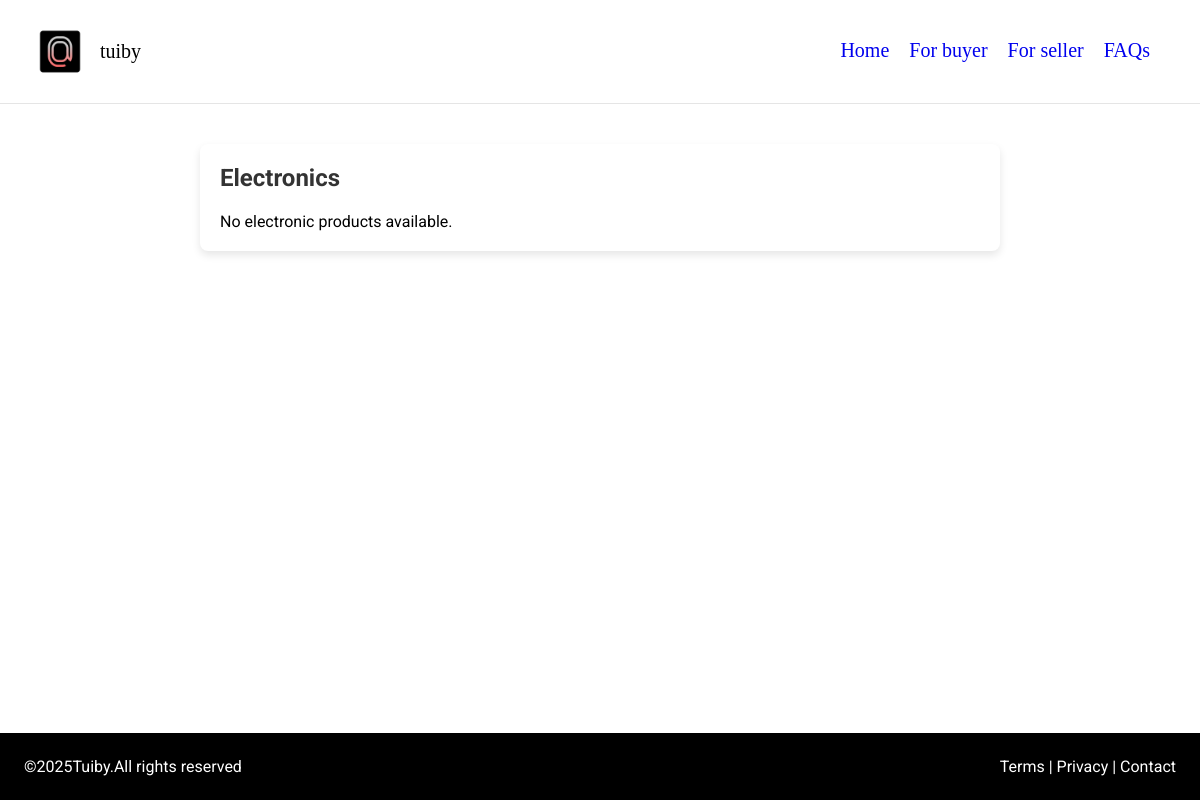
Before: /electronics-product-list/ (signed in) with the older database file.
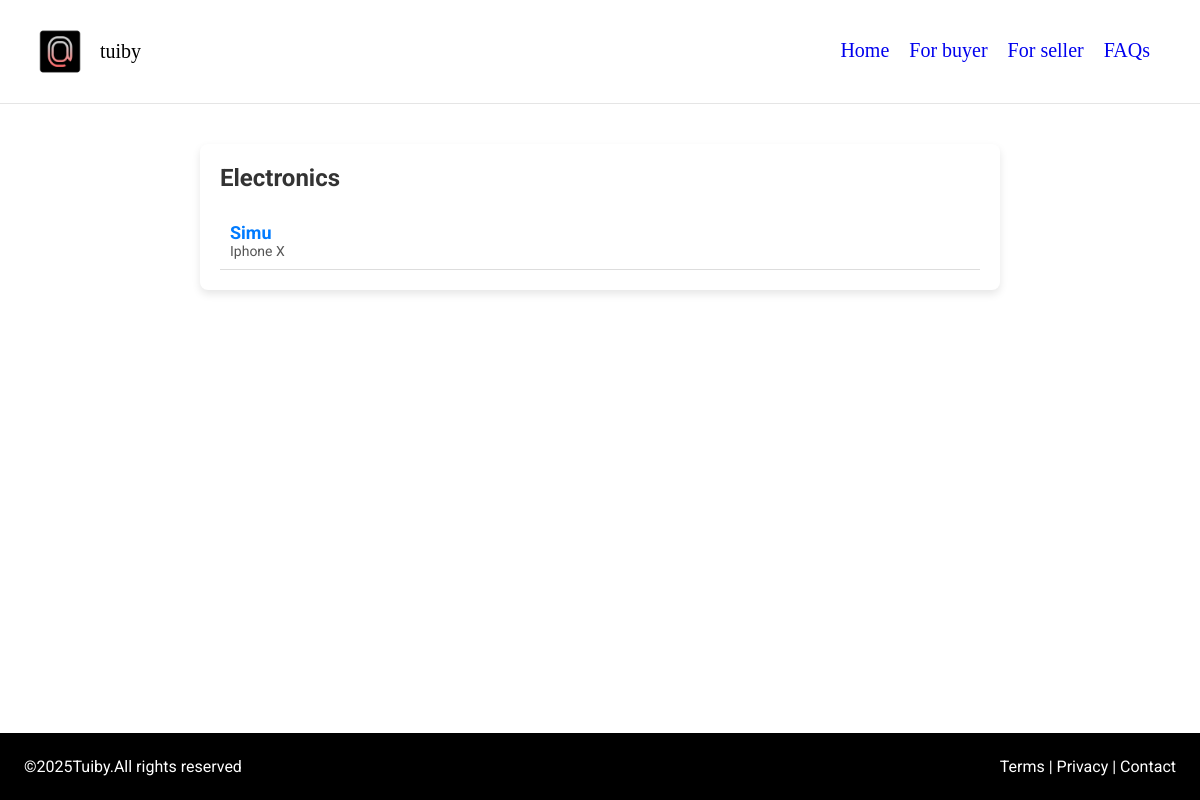
After: the same page with the newer database file.
### main/models.py (models this page shows, shortened)
class ProductInfo(models.Model):
    PRODUCT_CATEGORIES = [
        ('Electronics', 'Electronics'),
        ('Fashion', 'Fashion'),
        ('Furniture', 'Furniture'),
        ('Kitchenware', 'Kitchenware')
    ]
    user = models.ForeignKey(User, on_delete=models.CASCADE)
    product_name = models.CharField(max_length=15)
    product_descriptions = models.CharField(max_length=100)
    product_category = models.CharField(max_length=15, choices=PRODUCT_CATEGORIES, default='Fashion')

### main/views.py (the view)
# urls.py: path('electronics-product-list/', views.electronics_product_list, name='electronics-product-list'),
def electronics_product_list(request):
    user = request.user
    electronics_products = ProductInfo.objects.filter(user=user, product_category='Electronics')
    return render (request, 'main/product_list.html', {'electronics_products':electronics_products})

### main/templates/main/product_list.html (shortened to what this page needs)
{% extends 'main/base.html' %}
{% load static %}
{% block content %}
<div class="product-list-container">
    <h2 class="product-list-text-center">Electronics</h2>
    {% if electronics_products %}
        {% for product in electronics_products %}
            <div class="product-list-product-item">
                <p class="product-list-product-name">{{ product.product_name }}</p>
                <p class="product-list-product-description">{{ product.product_descriptions }}</p>
            </div>
        {% endfor %}
    {% else %}
        <p>No electronic products available.</p>
    {% endif %}
</div>
{% endblock %}

Changed rows visible on the page:
added ProductInfo: product_name "Simu", product_descriptions "Iphone X"
Other visible differences:
text no longer shown: "No electronic products available."
